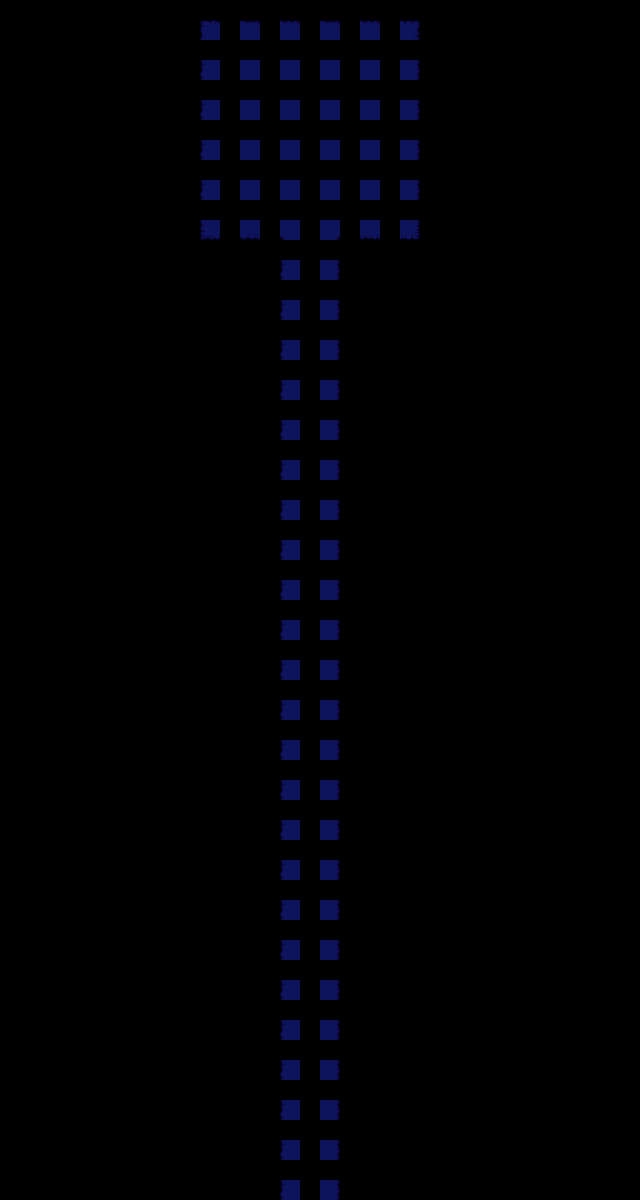

This is a level from a 2D game, rendered from its Tiled map with the project's own tilesets. A one-line summary and the complete map file follow:
An orthogonal 16x30 tile map with 40x40 px tiles, 1 tile layer (Warstwa Kafelków 1) and 11 objects (spawn, entry, entry1, transition).

<map version="1.11" tiledversion="1.11.2" orientation="orthogonal" renderorder="right-down" width="16" height="30" tilewidth="40" tileheight="40" infinite="0" nextlayerid="5" nextobjectid="13">
 <editorsettings>
  <export target="room4.lua" format="lua" />
 </editorsettings>
 <tileset firstgid="1" source="../tilesets/bluegrass.tsx" />
 <layer id="1" name="Warstwa Kafelków 1" width="16" height="30">
  <data encoding="csv">
0,0,0,0,0,2,3,4,3,4,5,0,0,0,0,0,
0,0,0,0,0,9,10,10,10,10,12,0,0,0,0,0,
0,0,0,0,0,9,10,10,10,10,12,0,0,0,0,0,
0,0,0,0,0,9,10,10,10,10,12,0,0,0,0,0,
0,0,0,0,0,9,10,10,10,10,12,0,0,0,0,0,
0,0,0,0,0,16,17,13,14,18,19,0,0,0,0,0,
0,0,0,0,0,0,0,9,12,0,0,0,0,0,0,0,
0,0,0,0,0,0,0,9,12,0,0,0,0,0,0,0,
0,0,0,0,0,0,0,9,12,0,0,0,0,0,0,0,
0,0,0,0,0,0,0,9,12,0,0,0,0,0,0,0,
0,0,0,0,0,0,0,9,12,0,0,0,0,0,0,0,
0,0,0,0,0,0,0,9,12,0,0,0,0,0,0,0,
0,0,0,0,0,0,0,9,12,0,0,0,0,0,0,0,
0,0,0,0,0,0,0,9,12,0,0,0,0,0,0,0,
0,0,0,0,0,0,0,9,12,0,0,0,0,0,0,0,
0,0,0,0,0,0,0,9,12,0,0,0,0,0,0,0,
0,0,0,0,0,0,0,9,12,0,0,0,0,0,0,0,
0,0,0,0,0,0,0,9,12,0,0,0,0,0,0,0,
0,0,0,0,0,0,0,9,12,0,0,0,0,0,0,0,
0,0,0,0,0,0,0,9,12,0,0,0,0,0,0,0,
0,0,0,0,0,0,0,9,12,0,0,0,0,0,0,0,
0,0,0,0,0,0,0,9,12,0,0,0,0,0,0,0,
0,0,0,0,0,0,0,9,12,0,0,0,0,0,0,0,
0,0,0,0,0,0,0,9,12,0,0,0,0,0,0,0,
0,0,0,0,0,0,0,9,12,0,0,0,0,0,0,0,
0,0,0,0,0,0,0,9,12,0,0,0,0,0,0,0,
0,0,0,0,0,0,0,9,12,0,0,0,0,0,0,0,
0,0,0,0,0,0,0,9,12,0,0,0,0,0,0,0,
0,0,0,0,0,0,0,9,12,0,0,0,0,0,0,0,
0,0,0,0,0,0,0,9,12,0,0,0,0,0,0,0
</data>
 </layer>
 <objectgroup color="#7f00ff" id="2" name="markers">
  <object id="9" name="spawn" x="320" y="120">
   <point />
  </object>
  <object id="11" name="entry" x="320" y="1160">
   <point />
  </object>
  <object id="12" name="entry1" x="320" y="80">
   <point />
  </object>
 </objectgroup>
 <objectgroup color="#0000ff" id="3" name="collision">
  <object id="1" x="160" y="0" width="40" height="240" />
  <object id="2" x="200" y="240" width="80" height="40" />
  <object id="3" x="360" y="240" width="80" height="40" />
  <object id="5" x="440" y="0" width="40" height="240" />
  <object id="6" x="200" y="-40" width="240" height="40" />
  <object id="7" x="240" y="280" width="40" height="920" />
  <object id="8" x="360" y="280" width="40" height="920" />
 </objectgroup>
 <objectgroup color="#ff00ff" id="4" name="objects">
  <object id="10" name="transition" x="280" y="1200" width="80" height="40">
   <properties>
    <property name="map" value="room1" />
    <property name="marker" value="entry2" />
   </properties>
  </object>
 </objectgroup>
</map>
